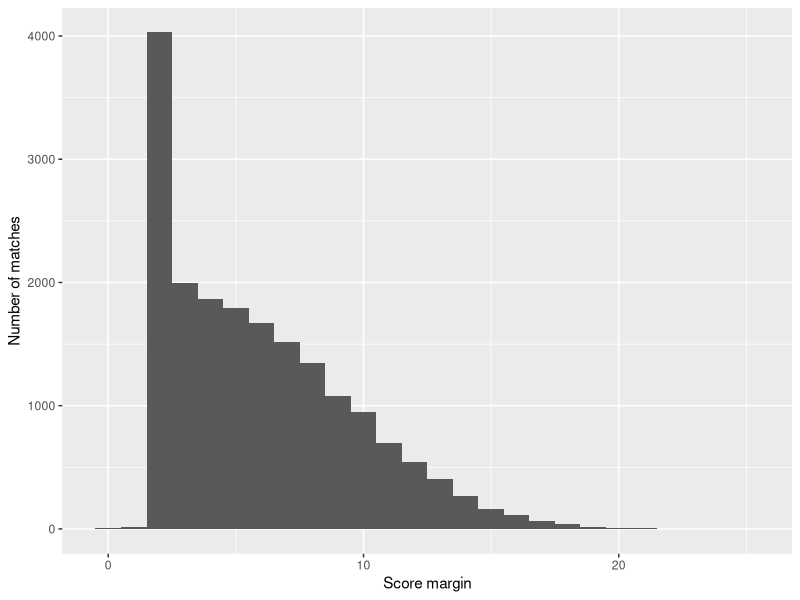
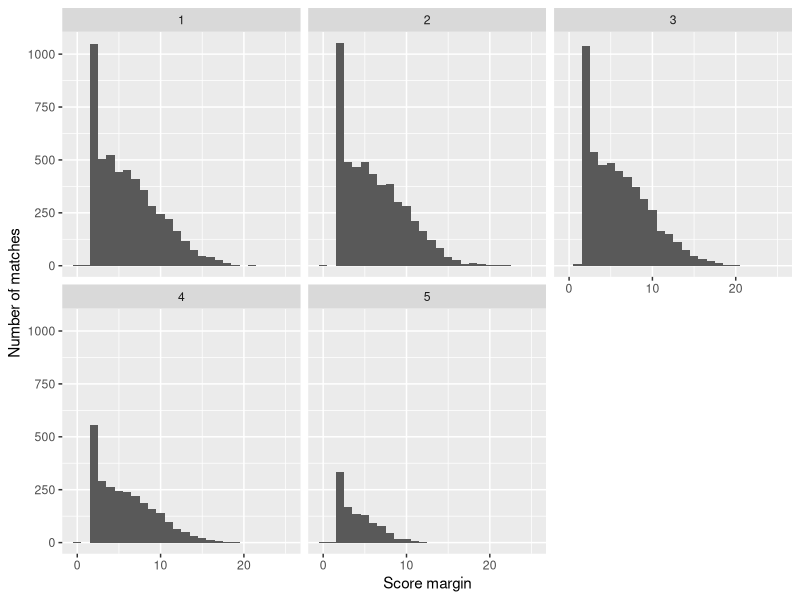
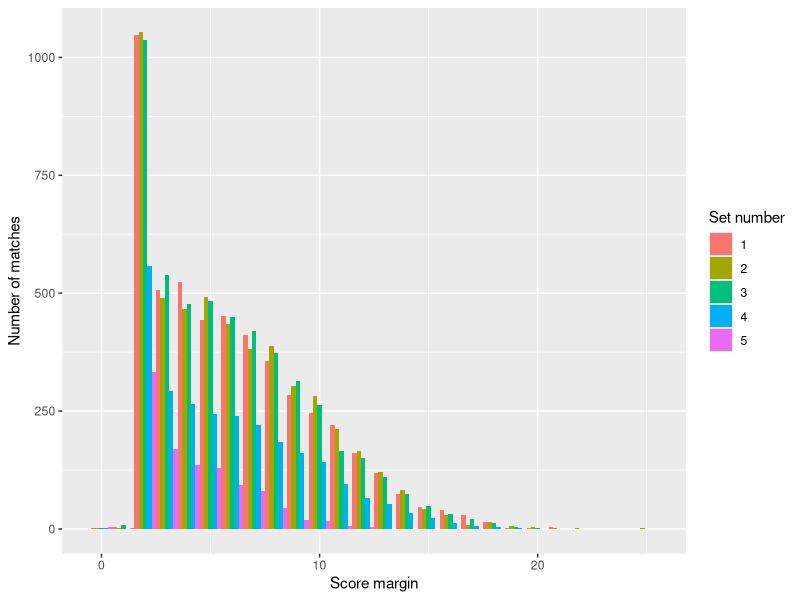

Write R code to recreate these figures, in order.
## ---- chunk 1
knitr::opts_chunk$set(message = FALSE, warning = FALSE)
options(width=80)
options(tibble.width = 80, tibble.print_max = 10, tibble.print_min = 10)

## ---- chunk 2
library(tidyverse)
library(lubridate)

## ---- chunk 3
x <- read_csv("example_data/NCAA_D1W_2019.csv")

glimpse(x)

## ---- chunk 4
range(x$date)
## ---- chunk 5
length(unique(x$match_id))
## ---- chunk 6
length(unique(c(x$home_team, x$visiting_team)))
## ---- chunk 7
x %>% group_by(match_id) %>% slice(1) %>% ungroup %>% ## one row per match
    count(match_n_sets) ## count the number of times each value of match_n_sets appears

## or
x %>% distinct(match_id, match_n_sets) %>%
    count(match_n_sets)
## ---- chunk 8
x %>% group_by(match_id) %>% slice(1) %>% ungroup %>%
    dplyr::summarize(mean_n_sets = mean(match_n_sets))

## or
nrow(x) / length(unique(x$match_id))
## ---- chunk 9
x %>% filter(home_team == "Weber State" | visiting_team == "Weber State") %>%
    summarize(n_matches = length(unique(match_id)))

## ---- chunk 10
x %>% filter(home_team == "Weber State" | visiting_team == "Weber State") %>%
    distinct(match_id) %>% nrow

## ---- chunk 11
length(unique(x$match_id[x$home_team == "Weber State" | x$visiting_team == "Weber State"]))

## ---- chunk 12
bind_rows(x %>% distinct(match_id, team = home_team),
          x %>% distinct(match_id, team = visiting_team)) %>%
    count(team) %>% ## count the number of times each team name appears
    dplyr::arrange(desc(n)) %>% ## arrange in decreasing count order
    head(10) ## first 10 rows

## ---- chunk 13
## add some extra columns
x <- x %>% mutate(margin = abs(home_team_score - visiting_team_score))

## ---- chunk 14
mean(x$margin)
## ---- chunk 15
x %>% group_by(set_number) %>% dplyr::summarize(mean_winning_margin = mean(margin))
## ---- chunk 16
ggplot(x, aes(x = margin)) + geom_histogram(binwidth = 1) +
    labs(x = "Score margin", y = "Number of matches")
## ---- chunk 17
ggplot(x, aes(x = margin)) + geom_histogram(binwidth = 1) +
    facet_wrap(~set_number) +
    labs(x = "Score margin", y = "Number of matches")

## or
ggplot(x, aes(x = margin, group = set_number, fill = as.factor(set_number))) +
    geom_histogram(binwidth = 1, position = "dodge") + scale_fill_discrete(name = "Set number") +
    labs(x = "Score margin", y = "Number of matches")
## ---- chunk 18
x %>% slice_max(margin)

## or
x[which(x$margin == max(x$margin)), ]
## ---- chunk 19
x <- x %>% group_by(match_id) %>% mutate(match_won_by = case_when(home_team_set_score > visiting_team_set_score ~ home_team,
                                                                  TRUE ~ visiting_team)) %>%
    ungroup

## but
x %>% dplyr::filter(match_won_by == visiting_team & visiting_team_set_score <= home_team_set_score)

## so
x <- x %>% group_by(match_id) %>% mutate(match_won_by = case_when(home_team_set_score > visiting_team_set_score ~ home_team,
                                                                  visiting_team_set_score > home_team_set_score ~ visiting_team)) %>%
    ungroup

x <- x %>% mutate(home_team_won_match = case_when(match_won_by == home_team ~ TRUE,
                                                  match_won_by == visiting_team ~ FALSE))

## and finally
x %>% group_by(match_id) %>% slice(1) %>% ungroup %>%
    dplyr::summarize(p_home_win = mean(home_team_won_match, na.rm = TRUE))

## or
x %>% distinct(match_id, home_team_won_match) %>%
    dplyr::summarize(p_home_win = mean(home_team_won_match, na.rm = TRUE))
